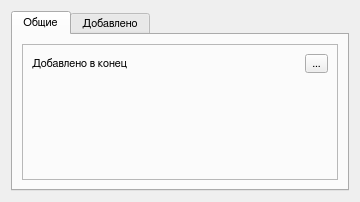
<?xml version="1.0" encoding="UTF-8"?>
<ui version="4.0">
 <class>FFormatAnalyse</class>
 <widget class="QWidget" name="FFormatAnalyse">
  <property name="geometry">
   <rect>
    <x>0</x>
    <y>0</y>
    <width>360</width>
    <height>202</height>
   </rect>
  </property>
  <property name="windowTitle">
   <string>Анализ формата</string>
  </property>
  <property name="windowIcon">
   <iconset resource="icons.qrc">
    <normaloff>:/images/edit-table-insert-row-above.png</normaloff>:/images/edit-table-insert-row-above.png</iconset>
  </property>
  <layout class="QGridLayout" name="gridLayout_2">
   <item row="0" column="0">
    <widget class="QTabWidget" name="tabWidget">
     <property name="font">
      <font>
       <family>FreeSans</family>
       <pointsize>8</pointsize>
      </font>
     </property>
     <property name="currentIndex">
      <number>0</number>
     </property>
     <widget class="QWidget" name="tab">
      <attribute name="title">
       <string>Общие</string>
      </attribute>
      <layout class="QVBoxLayout" name="verticalLayout">
       <item>
        <widget class="QFrame" name="frame_2">
         <property name="frameShape">
          <enum>QFrame::StyledPanel</enum>
         </property>
         <property name="frameShadow">
          <enum>QFrame::Raised</enum>
         </property>
         <layout class="QVBoxLayout" name="verticalLayout_2">
          <item>
           <layout class="QHBoxLayout" name="horizontalLayout">
            <item>
             <widget class="QLabel" name="label_2">
              <property name="text">
               <string>Добавлено в конец</string>
              </property>
             </widget>
            </item>
            <item>
             <spacer name="horizontalSpacer">
              <property name="orientation">
               <enum>Qt::Horizontal</enum>
              </property>
              <property name="sizeHint" stdset="0">
               <size>
                <width>40</width>
                <height>20</height>
               </size>
              </property>
             </spacer>
            </item>
            <item>
             <widget class="QLabel" name="label_3">
              <property name="text">
               <string/>
              </property>
              <property name="pixmap">
               <pixmap resource="icons.qrc">:/small/dialog-cancel.png</pixmap>
              </property>
             </widget>
            </item>
            <item>
             <widget class="QToolButton" name="toolButton">
              <property name="text">
               <string>...</string>
              </property>
              <property name="icon">
               <iconset resource="icons.qrc">
                <normaloff>:/small/arrow-right.png</normaloff>:/small/arrow-right.png</iconset>
              </property>
             </widget>
            </item>
           </layout>
          </item>
          <item>
           <spacer name="verticalSpacer">
            <property name="orientation">
             <enum>Qt::Vertical</enum>
            </property>
            <property name="sizeHint" stdset="0">
             <size>
              <width>20</width>
              <height>40</height>
             </size>
            </property>
           </spacer>
          </item>
         </layout>
        </widget>
       </item>
      </layout>
     </widget>
     <widget class="QWidget" name="tab_2">
      <attribute name="title">
       <string>Добавлено</string>
      </attribute>
      <layout class="QGridLayout" name="gridLayout">
       <item row="0" column="0">
        <widget class="QTextBrowser" name="textBrowser"/>
       </item>
      </layout>
     </widget>
    </widget>
   </item>
  </layout>
 </widget>
 <resources>
  <include location="icons.qrc"/>
 </resources>
 <connections/>
</ui>
